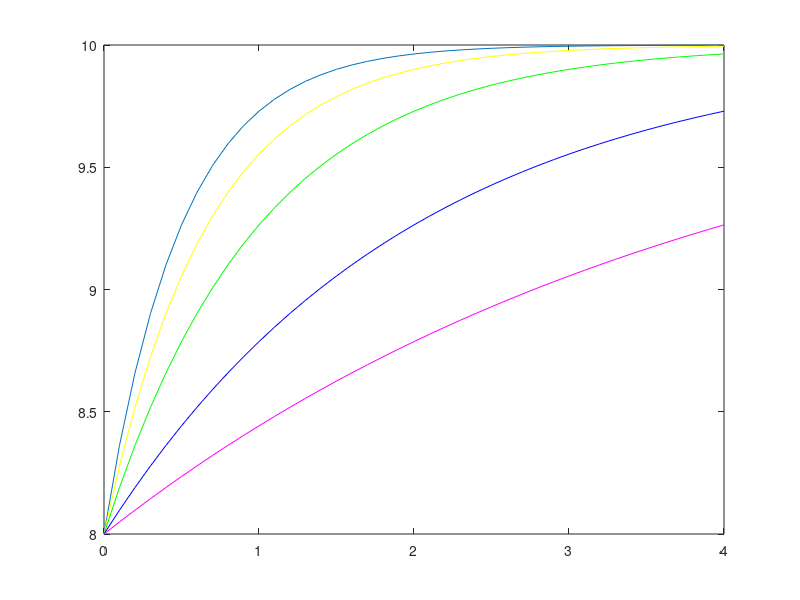

Here is the MATLAB script that generated this plot: (Note: this script raises an error after producing the figure.)
%% In-class Assignment 3 - R/L Current (Inductive Circuit) and COE Enrollment
% Lucas Weed
% ENG 101-03
% 01/29/2018
%
%% Part 1 - R/L Current (Inductive Circuit)
clc;
clear all;

% Variables
time = 0:.1:4; % Time in seconds, intervals of .1 second

R1 = 4;   % Resistance = 4 Ohms
R2 = 3;   % Resistance = 3 Ohms
R3 = 2;   % Resistance = 2 Ohms
R4 = 1;   % Resistance = 1 Ohms
R5 = 0.5; % Resistance = 0.5 Ohms

L = 2; % Inductance = 2 Henrys

% Calculations
i1 = 10-2*(exp(-(R1/L)*time)); % Amperes when R = 4
i2 = 10-2*(exp(-(R2/L)*time)); % Amperes when R = 3
i3 = 10-2*(exp(-(R3/L)*time)); % Amperes when R = 2
i4 = 10-2*(exp(-(R4/L)*time)); % Amperes when R = 1
i5 = 10-2*(exp(-(R5/L)*time)); % Amperes when R = 0.5

% Plotting
p = plot(time, i1, time, i2, 'y', time, i3,  'g', time, i4, 'b', time, i5, 'm');

% Make the lines good looking colors
p(1).Color = '[.9, 0, 0]';  % Line one is red
p(2).Color = '[1, .5, 0]';  % Line one is orange
p(3).Color = '[1, .9, 0]';  % Line one is yellow
p(4).Color = '[0, .75, 0]'; % Line one is green
p(5).Color = '[0, 0, .75]'; % Line one is blue

% Give the lines different looking markers
p(1).Marker = 'o'; % Line one has circles
p(2).Marker = '*'; % Line one has an asterisk
p(3).Marker = 's'; % Line one has squares
p(4).Marker = '+'; % Line one has a plus sign
p(5).Marker = '^'; % Line one has triangles

% Label things
title('Current running through R/L circuit'); % Graph title
xlabel('Time (t) in seconds'); % X-axis label
ylabel('i(t), Cuttent in Amperes'); % Y axis label
legend('4 Ohms', '3 Ohms', '2 Ohms', '1 Ohms', '0.5 Ohms', 'location', 'southeast'); % Legend in bottom right corner
%% Part 2 - COE Enrollment
clc;
clear all;

% Enrollment for each major in the COE
AE = 148; % Aerospace
CHE = 56; % Chemical
CE  = 29; % Civil
CPE = 73; % Computer
EE  = 30; % Electrical
ISE = 13; % Industrial Systems
ME = 143; % Mechanical
OPE =  4; % Optics
UND = 50; % Undecided

% Vectors for Pie chart
Total_Enrollemt = [AE, CHE, CE, CPE, EE, ISE, ME, OPE, UND]; % Vecor for data points
labels = {'Aerospace', 'Chemical', 'Civil', 'Computer', 'Electrical', 'Industrial Systems', 'Mechanical', 'Optical', 'Undecided'}; % Labels

% Plot
pie(Total_Enrollemt, labels);
title('Enrollment by major in the College of Engineering at UAH during 2015');